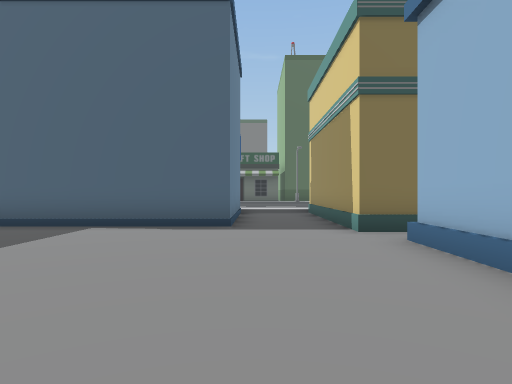
[1] (above)

24 first-person views from a walk through a Unity game level. The camera is 1.4 m above the floor, looks level and sees 75° across. The floor is counted in squares, 2 m on a side. Each view is taken from the middle of a square. On the plan, view 1 faces up. The plan holds only what a view shows up to about 10 squares ahead; the rest is blank. The place goes on beyond the plan.

[2]
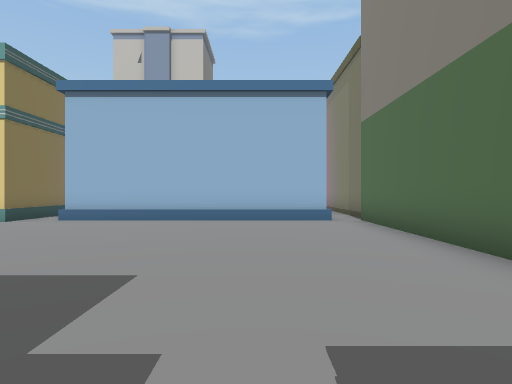

[3]
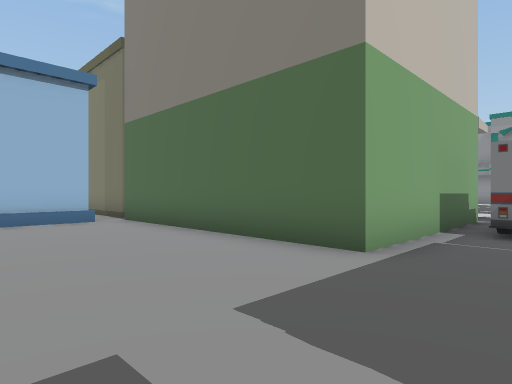

[4]
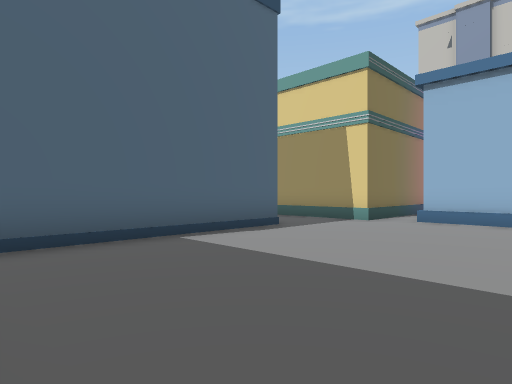

[5]
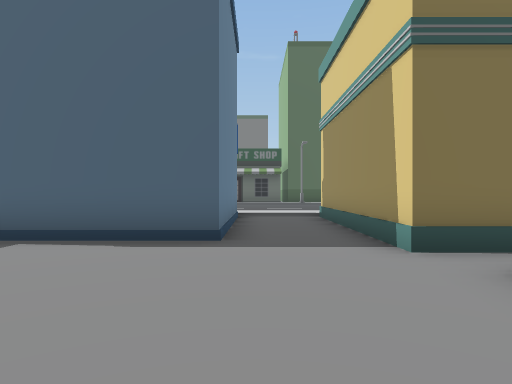

[6]
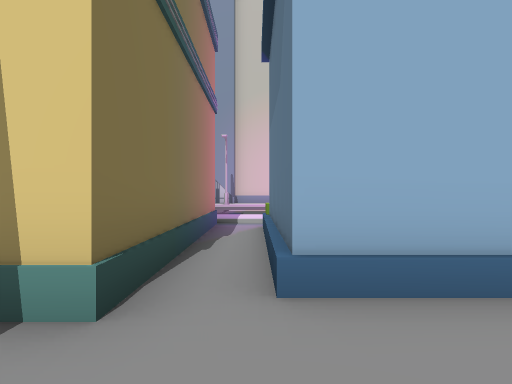

[7]
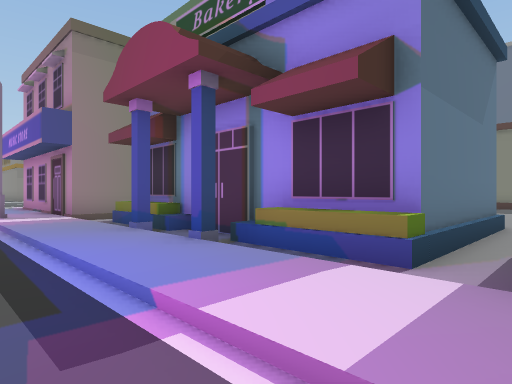

[8]
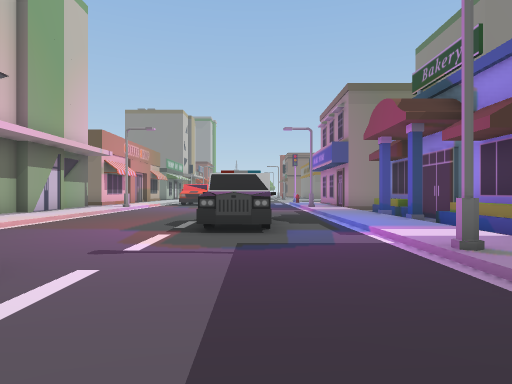

[9]
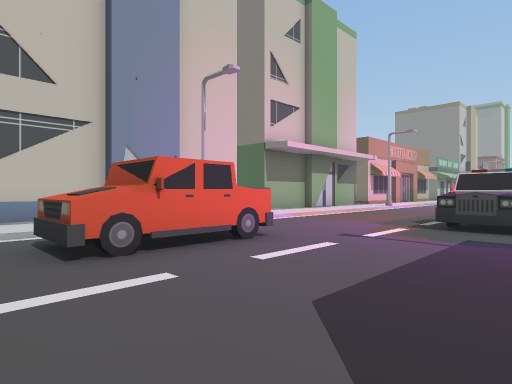

[10]
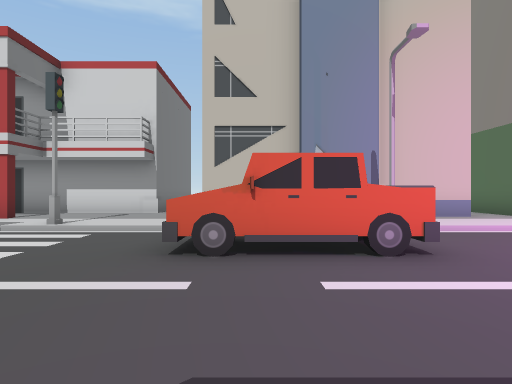

[11]
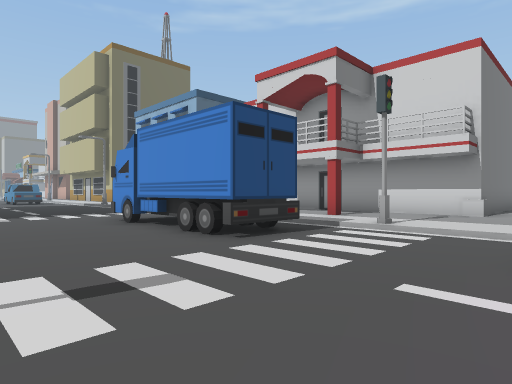

[12]
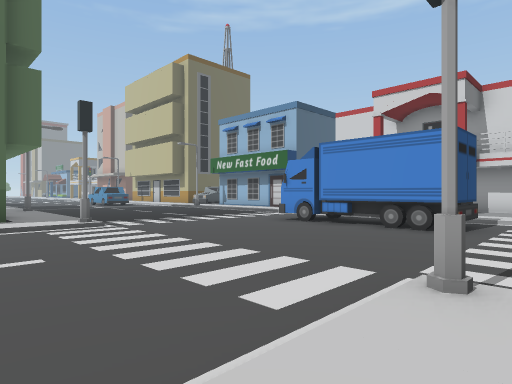

[13]
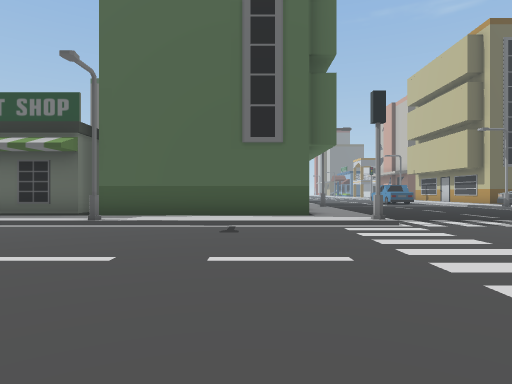

[14]
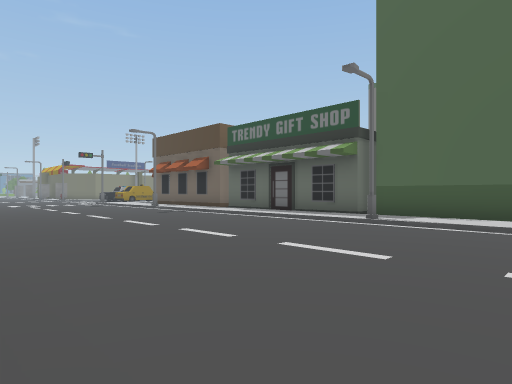

[15]
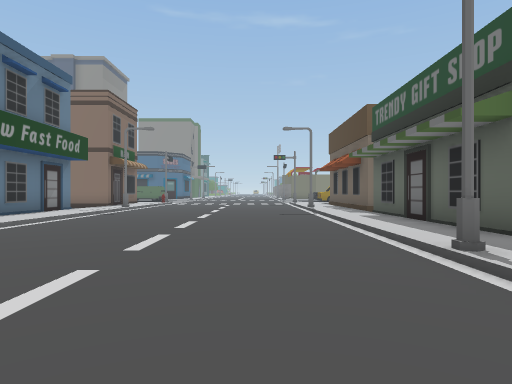

[16]
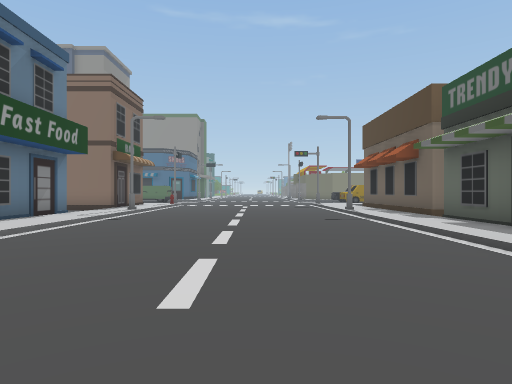

[17]
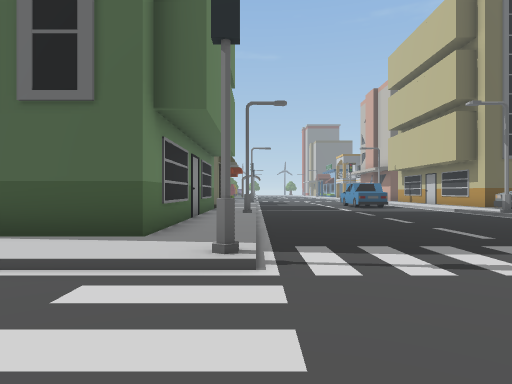

[18]
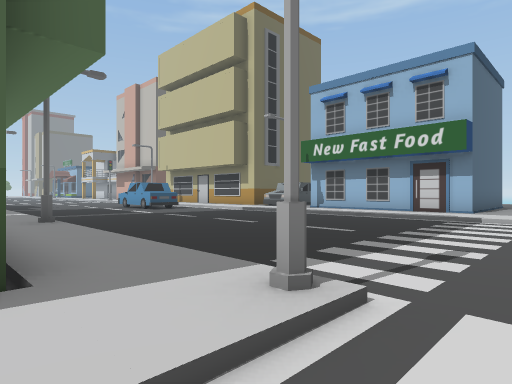

[19]
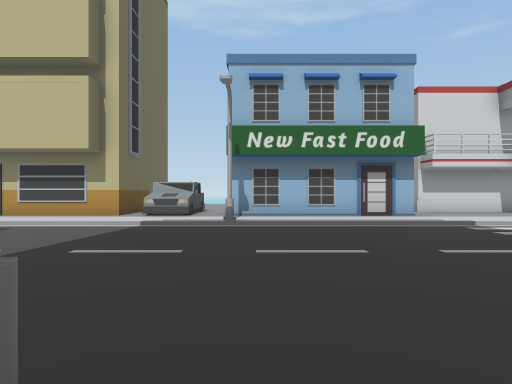

[20]
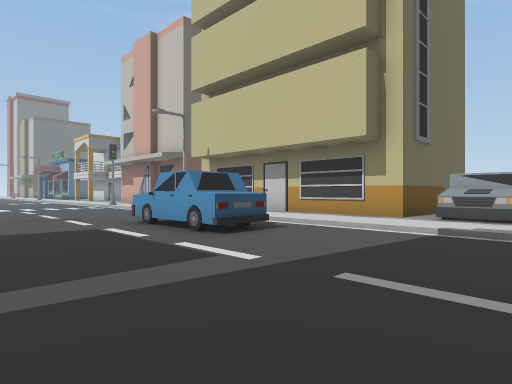

[21]
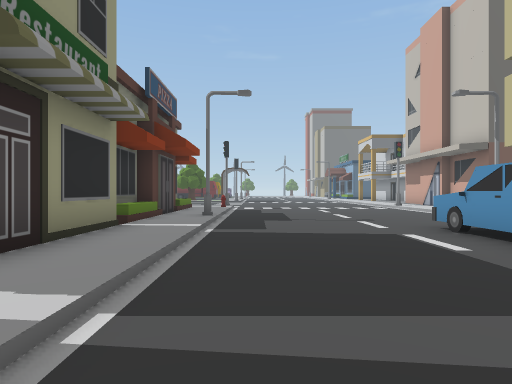

[22]
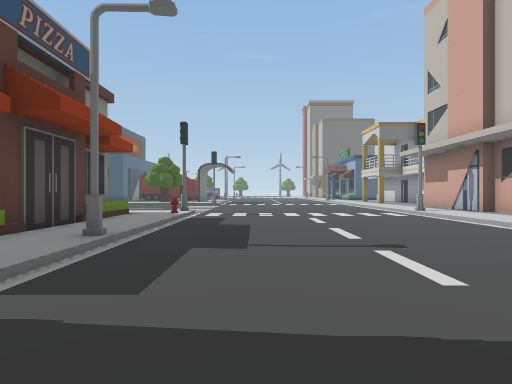

[23]
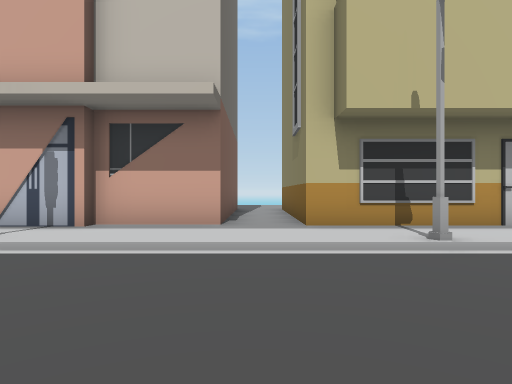

[24]
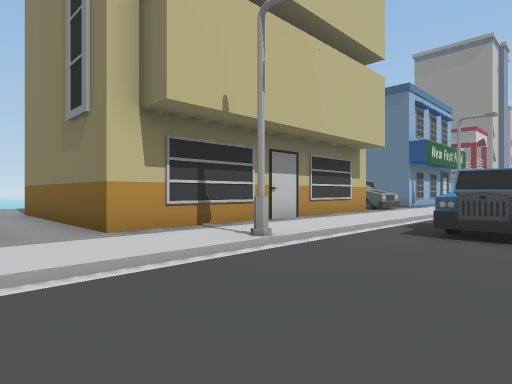

### Floor plan
Key: @ floor where view 1 was taken; # wall or solid block; . main floor; : floor 0.25 m higher than the main floor; / step, stairs or slope; B building; S streetlight; C car; T truck; O other object.
Columns run from 6 left of view 1 to 23 right of it. Each row starts with its distance up from view 1.
 42               ::....../:B
 41              B:O....../:B
 40              B:/....../:BBBBB
 39              B:/....../:::::::
 38              B:/....../:BBBBBB
 37              B:S......S:B
 36              B:/....../:B
 35              B:/....../:B
 34              B:/....C./:B
 33              B:/....C./:B
 32              B:/....C./:B
 31              B:/....../:B
 30               :/....../:BBBB
 29                /....../:TT
 28               :/....../:TT
 27              B:S......S:B
 26              B:/....../:B
 25              B:/....../:B
 24              B:/....../:B
 23        #     B:/....../:B
 22 ########BBBBBB:/....../:BB
 21 :::::::::::::::/....../:::
 20 ////////S//////#....../::
 19 ...................... ::
 18 ....................O
 17 ....................OO
 16 ....................O     #
 15 ....................OO/:#:#
 14 ....................OO/:::#
 13 ///////  //////#......#:::#
 12 ::::::::    ::::....../:::###
 11 BBBBBB..#       ....../::::
 10      B..#       ....TT/:B
  9      B..#       ....TT  B
  8      B..#      /....TT  B
  7  #BBBB..#     :/....T   B
  6 ........######:S......S B
  5 ........////////....../:B
  4 ......../BBBBB:/.CC.../:B
  3 ......../B  BB:/.CC.../:::
  2 ......../B  B.:/.  .../:BBB
  1 ......../B  B.:/.  .../:B
  0 ......@./B  BB:/.  .../:B
 -1 ......../B  BB:/
 -2 ........//   ///
 -3 ..BBBBBBB#####:/
 -4  .B          #:S
 -5  .B          #:
 -6 OOB          #:
 -7 OOB

Positions as (right, up) in squares from view 1, and headings:
1: (0, 0), facing up
2: (-6, 0), facing right
3: (-6, 1), facing down-right
4: (-6, 2), facing up-right
5: (0, 2), facing up
6: (0, 5), facing right
7: (10, 6), facing down-left
8: (11, 10), facing down
9: (10, 11), facing down-right
10: (10, 9), facing right
11: (10, 10), facing up-right
12: (6, 12), facing up-right
13: (6, 13), facing up
14: (6, 13), facing up-left
15: (6, 18), facing left
16: (4, 17), facing left
17: (9, 17), facing up
18: (7, 19), facing up-right
19: (8, 26), facing right
20: (10, 27), facing up-right
21: (10, 28), facing up
22: (11, 32), facing up
23: (12, 39), facing right
24: (13, 40), facing down-right
